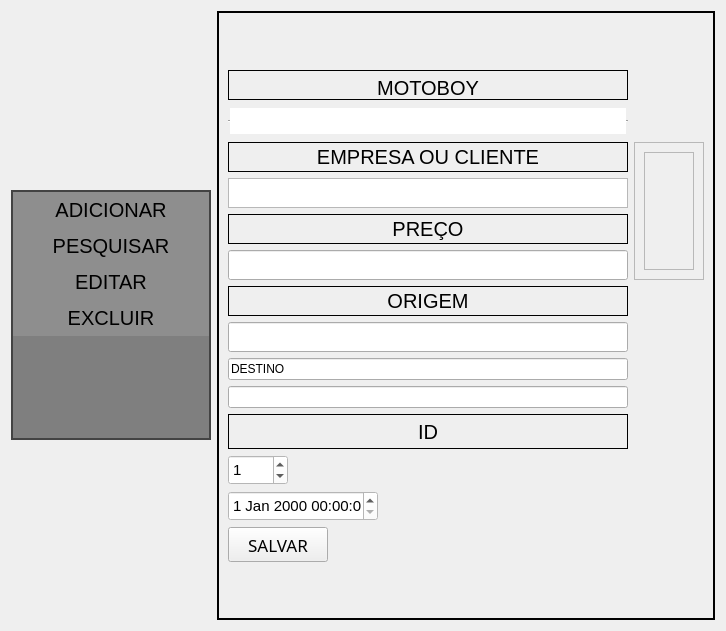
      <widget class="QWidget" name="corridas">
       <property name="maximumSize">
        <size>
         <width>1326</width>
         <height>1133</height>
        </size>
       </property>
       <attribute name="title">
        <string>Corridas</string>
       </attribute>
       <layout class="QHBoxLayout" name="horizontalLayout">
        <item>
         <widget class="QListWidget" name="listWidget">
          <property name="minimumSize">
           <size>
            <width>0</width>
            <height>0</height>
           </size>
          </property>
          <property name="maximumSize">
           <size>
            <width>200</width>
            <height>250</height>
           </size>
          </property>
          <property name="palette">
           <palette>
            <active>
             <colorrole role="Button">
              <brush brushstyle="SolidPattern">
               <color alpha="120">
                <red>0</red>
                <green>0</green>
                <blue>0</blue>
               </color>
              </brush>
             </colorrole>
             <colorrole role="Base">
              <brush brushstyle="NoBrush">
               <color alpha="255">
                <red>0</red>
                <green>0</green>
                <blue>0</blue>
               </color>
              </brush>
             </colorrole>
             <colorrole role="Window">
              <brush brushstyle="SolidPattern">
               <color alpha="120">
                <red>0</red>
                <green>0</green>
                <blue>0</blue>
               </color>
              </brush>
             </colorrole>
            </active>
            <inactive>
             <colorrole role="Button">
              <brush brushstyle="SolidPattern">
               <color alpha="120">
                <red>0</red>
                <green>0</green>
                <blue>0</blue>
               </color>
              </brush>
             </colorrole>
             <colorrole role="Base">
              <brush brushstyle="NoBrush">
               <color alpha="255">
                <red>0</red>
                <green>0</green>
                <blue>0</blue>
               </color>
              </brush>
             </colorrole>
             <colorrole role="Window">
              <brush brushstyle="SolidPattern">
               <color alpha="120">
                <red>0</red>
                <green>0</green>
                <blue>0</blue>
               </color>
              </brush>
             </colorrole>
            </inactive>
            <disabled>
             <colorrole role="Button">
              <brush brushstyle="SolidPattern">
               <color alpha="120">
                <red>0</red>
                <green>0</green>
                <blue>0</blue>
               </color>
              </brush>
             </colorrole>
             <colorrole role="Base">
              <brush brushstyle="NoBrush">
               <color alpha="255">
                <red>0</red>
                <green>0</green>
                <blue>0</blue>
               </color>
              </brush>
             </colorrole>
             <colorrole role="Window">
              <brush brushstyle="SolidPattern">
               <color alpha="120">
                <red>0</red>
                <green>0</green>
                <blue>0</blue>
               </color>
              </brush>
             </colorrole>
            </disabled>
           </palette>
          </property>
          <property name="font">
           <font>
            <pointsize>15</pointsize>
           </font>
          </property>
          <property name="styleSheet">
           <string notr="true">QListWidget {
    background-color: rgba(0, 0, 0, 120); /* fundo mais escuro para os itens */

}

QListWidget::item {
    background-color: rgba(255, 255, 255, 30); /* branco claro */
    padding: 6px;
    border: none;
    color: black;
}

QListWidget::item:hover {
    background-color: rgba(100, 100, 255, 100); /* azul suave ao passar o mouse */
    color: white;
}

QListWidget::item:selected {
    background-color: #0078D7; /* azul forte ao selecionar */
    color: white;
    border: none;
}
</string>
          </property>
          <property name="frameShape">
           <enum>QFrame::Shape::Box</enum>
          </property>
          <property name="selectionMode">
           <enum>QAbstractItemView::SelectionMode::MultiSelection</enum>
          </property>
          <property name="verticalScrollMode">
           <enum>QAbstractItemView::ScrollMode::ScrollPerItem</enum>
          </property>
          <property name="resizeMode">
           <enum>QListView::ResizeMode::Adjust</enum>
          </property>
          <property name="spacing">
           <number>7</number>
          </property>
          <property name="viewMode">
           <enum>QListView::ViewMode::ListMode</enum>
          </property>
          <item>
           <property name="text">
            <string>ADICIONAR</string>
           </property>
           <property name="textAlignment">
            <set>AlignCenter</set>
           </property>
           <property name="foreground">
            <brush brushstyle="SolidPattern">
             <color alpha="255">
              <red>0</red>
              <green>0</green>
              <blue>0</blue>
             </color>
            </brush>
           </property>
           <property name="icon">
            <iconset theme="QIcon::ThemeIcon::DocumentNew"/>
           </property>
          </item>
          <item>
           <property name="text">
            <string>PESQUISAR</string>
           </property>
           <property name="textAlignment">
            <set>AlignCenter</set>
           </property>
           <property name="icon">
            <iconset theme="QIcon::ThemeIcon::EditFind"/>
           </property>
          </item>
          <item>
           <property name="text">
            <string>EDITAR</string>
           </property>
           <property name="textAlignment">
            <set>AlignCenter</set>
           </property>
           <property name="icon">
            <iconset theme="QIcon::ThemeIcon::MailMessageNew"/>
           </property>
          </item>
          <item>
           <property name="text">
            <string>EXCLUIR</string>
           </property>
           <property name="textAlignment">
            <set>AlignCenter</set>
           </property>
           <property name="icon">
            <iconset theme="QIcon::ThemeIcon::EditDelete"/>
           </property>
          </item>
         </widget>
        </item>
        <item>
         <widget class="QStackedWidget" name="stackedWidget">
          <property name="sizePolicy">
           <sizepolicy hsizetype="Expanding" vsizetype="Expanding">
            <horstretch>0</horstretch>
            <verstretch>0</verstretch>
           </sizepolicy>
          </property>
          <property name="minimumSize">
           <size>
            <width>300</width>
            <height>500</height>
           </size>
          </property>
          <property name="maximumSize">
           <size>
            <width>900</width>
            <height>800</height>
           </size>
          </property>
          <property name="styleSheet">
           <string notr="true"/>
          </property>
          <property name="frameShape">
           <enum>QFrame::Shape::WinPanel</enum>
          </property>
          <property name="currentIndex">
           <number>0</number>
          </property>
          <widget class="QWidget" name="adicionar">
           <layout class="QGridLayout" name="gridLayout">
            <item row="0" column="0">
             <layout class="QGridLayout" name="gridLayout_2">
              <property name="sizeConstraint">
               <enum>QLayout::SizeConstraint::SetFixedSize</enum>
              </property>
              <property name="leftMargin">
               <number>0</number>
              </property>
              <property name="topMargin">
               <number>8</number>
              </property>
              <property name="rightMargin">
               <number>0</number>
              </property>
              <property name="bottomMargin">
               <number>7</number>
              </property>
              <item row="10" column="0">
               <widget class="QLineEdit" name="lineEdit">
                <property name="maximumSize">
                 <size>
                  <width>400</width>
                  <height>30</height>
                 </size>
                </property>
                <property name="text">
                 <string>DESTINO</string>
                </property>
               </widget>
              </item>
              <item row="2" column="0">
               <widget class="QLabel" name="label">
                <property name="sizePolicy">
                 <sizepolicy hsizetype="Expanding" vsizetype="Expanding">
                  <horstretch>0</horstretch>
                  <verstretch>0</verstretch>
                 </sizepolicy>
                </property>
                <property name="minimumSize">
                 <size>
                  <width>400</width>
                  <height>0</height>
                 </size>
                </property>
                <property name="maximumSize">
                 <size>
                  <width>400</width>
                  <height>30</height>
                 </size>
                </property>
                <property name="font">
                 <font>
                  <pointsize>15</pointsize>
                 </font>
                </property>
                <property name="styleSheet">
                 <string notr="true">background-color: qlineargradient(spread:pad, x1:0, y1:1, x2:0, y2:1, stop:0 rgba(18, 179, 172, 0), stop:1 rgba(255, 255, 255, 255));</string>
                </property>
                <property name="frameShape">
                 <enum>QFrame::Shape::Box</enum>
                </property>
                <property name="text">
                 <string>MOTOBOY</string>
                </property>
                <property name="textFormat">
                 <enum>Qt::TextFormat::AutoText</enum>
                </property>
                <property name="alignment">
                 <set>Qt::AlignmentFlag::AlignHCenter|Qt::AlignmentFlag::AlignTop</set>
                </property>
                <property name="textInteractionFlags">
                 <set>Qt::TextInteractionFlag::LinksAccessibleByMouse</set>
                </property>
               </widget>
              </item>
              <item row="5" column="0">
               <widget class="QListWidget" name="listEmpresas">
                <property name="minimumSize">
                 <size>
                  <width>400</width>
                  <height>30</height>
                 </size>
                </property>
                <property name="maximumSize">
                 <size>
                  <width>400</width>
                  <height>30</height>
                 </size>
                </property>
                <property name="font">
                 <font>
                  <pointsize>12</pointsize>
                 </font>
                </property>
                <property name="styleSheet">
                 <string notr="true">background-image: url(:/Imagens/branco de fundo.png);</string>
                </property>
               </widget>
              </item>
              <item row="6" column="0">
               <widget class="QLabel" name="label_4">
                <property name="sizePolicy">
                 <sizepolicy hsizetype="Expanding" vsizetype="Expanding">
                  <horstretch>0</horstretch>
                  <verstretch>0</verstretch>
                 </sizepolicy>
                </property>
                <property name="minimumSize">
                 <size>
                  <width>400</width>
                  <height>30</height>
                 </size>
                </property>
                <property name="maximumSize">
                 <size>
                  <width>400</width>
                  <height>30</height>
                 </size>
                </property>
                <property name="font">
                 <font>
                  <pointsize>15</pointsize>
                 </font>
                </property>
                <property name="frameShape">
                 <enum>QFrame::Shape::Box</enum>
                </property>
                <property name="text">
                 <string>PREÇO</string>
                </property>
                <property name="alignment">
                 <set>Qt::AlignmentFlag::AlignCenter</set>
                </property>
               </widget>
              </item>
              <item row="0" column="0">
               <spacer name="verticalSpacer">
                <property name="orientation">
                 <enum>Qt::Orientation::Vertical</enum>
                </property>
                <property name="sizeHint" stdset="0">
                 <size>
                  <width>20</width>
                  <height>40</height>
                 </size>
                </property>
               </spacer>
              </item>
              <item row="8" column="0">
               <widget class="QLabel" name="label_5">
                <property name="sizePolicy">
                 <sizepolicy hsizetype="Expanding" vsizetype="Expanding">
                  <horstretch>0</horstretch>
                  <verstretch>0</verstretch>
                 </sizepolicy>
                </property>
                <property name="minimumSize">
                 <size>
                  <width>400</width>
                  <height>30</height>
                 </size>
                </property>
                <property name="maximumSize">
                 <size>
                  <width>400</width>
                  <height>35</height>
                 </size>
                </property>
                <property name="font">
                 <font>
                  <pointsize>15</pointsize>
                 </font>
                </property>
                <property name="contextMenuPolicy">
                 <enum>Qt::ContextMenuPolicy::DefaultContextMenu</enum>
                </property>
                <property name="acceptDrops">
                 <bool>false</bool>
                </property>
                <property name="frameShape">
                 <enum>QFrame::Shape::Box</enum>
                </property>
                <property name="text">
                 <string>ORIGEM</string>
                </property>
                <property name="alignment">
                 <set>Qt::AlignmentFlag::AlignCenter</set>
                </property>
               </widget>
              </item>
              <item row="15" column="0">
               <widget class="QDateTimeEdit" name="datahora">
                <property name="sizePolicy">
                 <sizepolicy hsizetype="Expanding" vsizetype="Expanding">
                  <horstretch>0</horstretch>
                  <verstretch>0</verstretch>
                 </sizepolicy>
                </property>
                <property name="minimumSize">
                 <size>
                  <width>150</width>
                  <height>30</height>
                 </size>
                </property>
                <property name="maximumSize">
                 <size>
                  <width>150</width>
                  <height>30</height>
                 </size>
                </property>
                <property name="font">
                 <font>
                  <pointsize>11</pointsize>
                  <bold>false</bold>
                 </font>
                </property>
                <property name="styleSheet">
                 <string notr="true">background-color: rgb(255, 255, 255);</string>
                </property>
               </widget>
              </item>
              <item row="7" column="0">
               <widget class="QLineEdit" name="preco">
                <property name="sizePolicy">
                 <sizepolicy hsizetype="Expanding" vsizetype="Expanding">
                  <horstretch>0</horstretch>
                  <verstretch>0</verstretch>
                 </sizepolicy>
                </property>
                <property name="minimumSize">
                 <size>
                  <width>400</width>
                  <height>30</height>
                 </size>
                </property>
                <property name="maximumSize">
                 <size>
                  <width>400</width>
                  <height>30</height>
                 </size>
                </property>
                <property name="font">
                 <font>
                  <pointsize>11</pointsize>
                 </font>
                </property>
                <property name="styleSheet">
                 <string notr="true">
background-image: url(:/Imagens/branco de fundo.png);</string>
                </property>
               </widget>
              </item>
              <item row="14" column="0">
               <widget class="QSpinBox" name="id">
                <property name="sizePolicy">
                 <sizepolicy hsizetype="Expanding" vsizetype="Expanding">
                  <horstretch>0</horstretch>
                  <verstretch>0</verstretch>
                 </sizepolicy>
                </property>
                <property name="minimumSize">
                 <size>
                  <width>60</width>
                  <height>30</height>
                 </size>
                </property>
                <property name="maximumSize">
                 <size>
                  <width>60</width>
                  <height>40</height>
                 </size>
                </property>
                <property name="baseSize">
                 <size>
                  <width>0</width>
                  <height>0</height>
                 </size>
                </property>
                <property name="font">
                 <font>
                  <pointsize>11</pointsize>
                  <kerning>true</kerning>
                 </font>
                </property>
                <property name="layoutDirection">
                 <enum>Qt::LayoutDirection::LeftToRight</enum>
                </property>
                <property name="autoFillBackground">
                 <bool>false</bool>
                </property>
                <property name="styleSheet">
                 <string notr="true">background-color: rgb(255, 255, 255);</string>
                </property>
                <property name="wrapping">
                 <bool>false</bool>
                </property>
                <property name="buttonSymbols">
                 <enum>QAbstractSpinBox::ButtonSymbols::UpDownArrows</enum>
                </property>
                <property name="maximum">
                 <number>500000</number>
                </property>
                <property name="value">
                 <number>1</number>
                </property>
                <property name="displayIntegerBase">
                 <number>12</number>
                </property>
               </widget>
              </item>
              <item row="4" column="0">
               <widget class="QLabel" name="label_3">
                <property name="sizePolicy">
                 <sizepolicy hsizetype="Expanding" vsizetype="Expanding">
                  <horstretch>0</horstretch>
                  <verstretch>0</verstretch>
                 </sizepolicy>
                </property>
                <property name="minimumSize">
                 <size>
                  <width>400</width>
                  <height>30</height>
                 </size>
                </property>
                <property name="maximumSize">
                 <size>
                  <width>400</width>
                  <height>30</height>
                 </size>
                </property>
                <property name="font">
                 <font>
                  <pointsize>15</pointsize>
                 </font>
                </property>
                <property name="frameShape">
                 <enum>QFrame::Shape::Box</enum>
                </property>
                <property name="text">
                 <string>EMPRESA OU CLIENTE</string>
                </property>
                <property name="alignment">
                 <set>Qt::AlignmentFlag::AlignCenter</set>
                </property>
               </widget>
              </item>
              <item row="9" column="0">
               <widget class="QLineEdit" name="origem">
                <property name="sizePolicy">
                 <sizepolicy hsizetype="Expanding" vsizetype="Expanding">
                  <horstretch>0</horstretch>
                  <verstretch>0</verstretch>
                 </sizepolicy>
                </property>
                <property name="minimumSize">
                 <size>
                  <width>400</width>
                  <height>30</height>
                 </size>
                </property>
                <property name="maximumSize">
                 <size>
                  <width>400</width>
                  <height>30</height>
                 </size>
                </property>
                <property name="font">
                 <font>
                  <pointsize>11</pointsize>
                 </font>
                </property>
                <property name="styleSheet">
                 <string notr="true">
background-image: url(:/Imagens/branco de fundo.png);</string>
                </property>
               </widget>
              </item>
              <item row="16" column="0">
               <widget class="QPushButton" name="salvar1">
                <property name="sizePolicy">
                 <sizepolicy hsizetype="Expanding" vsizetype="Expanding">
                  <horstretch>0</horstretch>
                  <verstretch>0</verstretch>
                 </sizepolicy>
                </property>
                <property name="minimumSize">
                 <size>
                  <width>100</width>
                  <height>35</height>
                 </size>
                </property>
                <property name="maximumSize">
                 <size>
                  <width>100</width>
                  <height>35</height>
                 </size>
                </property>
                <property name="font">
                 <font>
                  <family>Segoe MDL2 Assets</family>
                  <pointsize>13</pointsize>
                  <bold>false</bold>
                 </font>
                </property>
                <property name="layoutDirection">
                 <enum>Qt::LayoutDirection::LeftToRight</enum>
                </property>
                <property name="styleSheet">
                 <string notr="true">background-image: url(:/Imagens/branco de fundo.png);</string>
                </property>
                <property name="text">
                 <string>SALVAR</string>
                </property>
                <property name="iconSize">
                 <size>
                  <width>16</width>
                  <height>16</height>
                 </size>
                </property>
               </widget>
              </item>
              <item row="3" column="0">
               <widget class="QListWidget" name="listMotoboys">
                <property name="sizePolicy">
                 <sizepolicy hsizetype="Expanding" vsizetype="Expanding">
                  <horstretch>0</horstretch>
                  <verstretch>0</verstretch>
                 </sizepolicy>
                </property>
                <property name="minimumSize">
                 <size>
                  <width>400</width>
                  <height>30</height>
                 </size>
                </property>
                <property name="maximumSize">
                 <size>
                  <width>400</width>
                  <height>30</height>
                 </size>
                </property>
                <property name="font">
                 <font>
                  <pointsize>12</pointsize>
                 </font>
                </property>
                <property name="styleSheet">
                 <string notr="true">background-image: url(:/Imagens/branco de fundo.png);</string>
                </property>
                <property name="frameShape">
                 <enum>QFrame::Shape::HLine</enum>
                </property>
               </widget>
              </item>
              <item row="11" column="0">
               <widget class="QLineEdit" name="destino">
                <property name="maximumSize">
                 <size>
                  <width>400</width>
                  <height>30</height>
                 </size>
                </property>
               </widget>
              </item>
              <item row="17" column="0">
               <spacer name="verticalSpacer_2">
                <property name="orientation">
                 <enum>Qt::Orientation::Vertical</enum>
                </property>
                <property name="sizeHint" stdset="0">
                 <size>
                  <width>20</width>
                  <height>40</height>
                 </size>
                </property>
               </spacer>
              </item>
              <item row="13" column="0">
               <widget class="QLabel" name="label_6">
                <property name="sizePolicy">
                 <sizepolicy hsizetype="Expanding" vsizetype="Expanding">
                  <horstretch>0</horstretch>
                  <verstretch>0</verstretch>
                 </sizepolicy>
                </property>
                <property name="minimumSize">
                 <size>
                  <width>400</width>
                  <height>35</height>
                 </size>
                </property>
                <property name="maximumSize">
                 <size>
                  <width>400</width>
                  <height>35</height>
                 </size>
                </property>
                <property name="font">
                 <font>
                  <pointsize>15</pointsize>
                 </font>
                </property>
                <property name="frameShape">
                 <enum>QFrame::Shape::Box</enum>
                </property>
                <property name="text">
                 <string>ID</string>
                </property>
                <property name="alignment">
                 <set>Qt::AlignmentFlag::AlignCenter</set>
                </property>
               </widget>
              </item>
              <item row="4" column="1" rowspan="4">
               <widget class="QScrollArea" name="scrollArea">
                <property name="widgetResizable">
                 <bool>true</bool>
                </property>
                <widget class="QWidget" name="layoutcorridas">
                 <property name="geometry">
                  <rect>
                   <x>0</x>
                   <y>0</y>
                   <width>414</width>
                   <height>136</height>
                  </rect>
                 </property>
                 <layout class="QVBoxLayout" name="verticalLayout_2">
                  <item>
                   <layout class="QVBoxLayout" name="verticalLayout"/>
                  </item>
                  <item>
                   <widget class="QFrame" name="frame">
                    <property name="frameShape">
                     <enum>QFrame::Shape::StyledPanel</enum>
                    </property>
                    <property name="frameShadow">
                     <enum>QFrame::Shadow::Raised</enum>
                    </property>
                   </widget>
                  </item>
                 </layout>
                </widget>
               </widget>
              </item>
             </layout>
            </item>
           </layout>
          </widget>
          <widget class="QWidget" name="pesquisar"/>
          <widget class="QWidget" name="editar">
           <widget class="QLabel" name="label_2">
            <property name="geometry">
             <rect>
              <x>170</x>
              <y>40</y>
              <width>49</width>
              <height>16</height>
             </rect>
            </property>
            <property name="text">
             <string>TextLabel</string>
            </property>
           </widget>
          </widget>
          <widget class="QWidget" name="excluir"/>
         </widget>
        </item>
       </layout>
      </widget>
